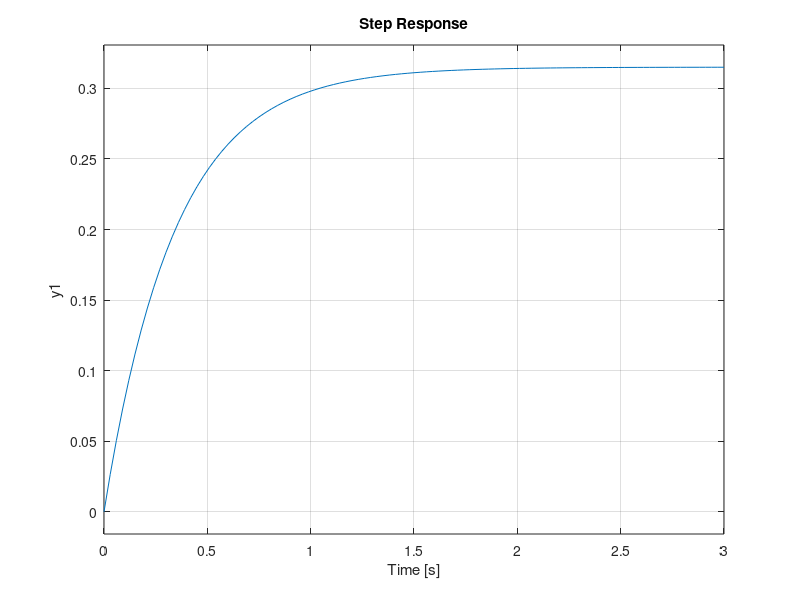
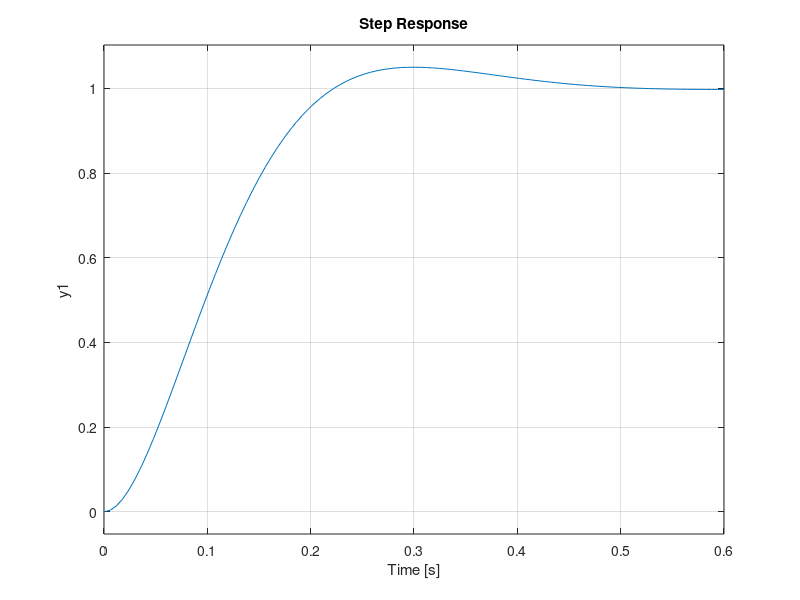
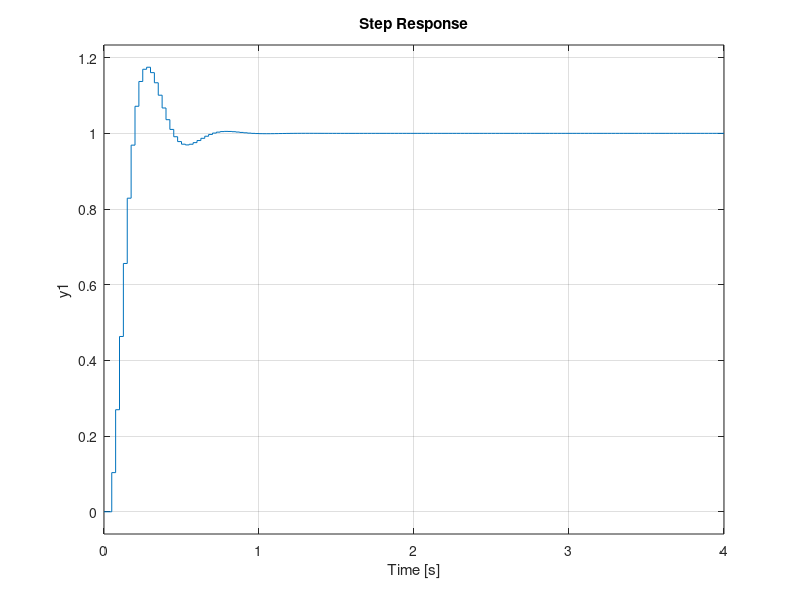

These charts were generated, in order, by the following MATLAB code:
close all
Hf=tf([0.46],[0.5 1])
Ho=feedback(Hf,1)

step(Ho)

% vreau ca timpu de raspns sa scada la 0.4
tr=0.4;
spr=0.05;
tita=abs(log(spr))/sqrt((log(spr)).^2+pi^2)
wn=4/(tr*tita)
cv=wn/(2*tita)
wb=wn*sqrt(1-2*tita^2+sqrt(2-4*tita^2+4*tita^4))
Ho2=tf([wn^2],[1 2*tita*wn wn^2])

figure
step(Ho2)

Hr=1/Hf*(Ho2/(1-Ho2));
Hr=minreal(Hr)


% H0=minreal(feedback(Hf*Hr,1))
%de la hr am luat T=1/20 => Te=0.025;
Te=0.025;
Hzoh=c2d(Ho2,Te,'zoh')

figure
step(Hzoh)

Hr_zoh=c2d(Hr,Te,'zoh')
step(feedback(Hr_zoh*c2d(Hf,Te,'zoh'),1))
